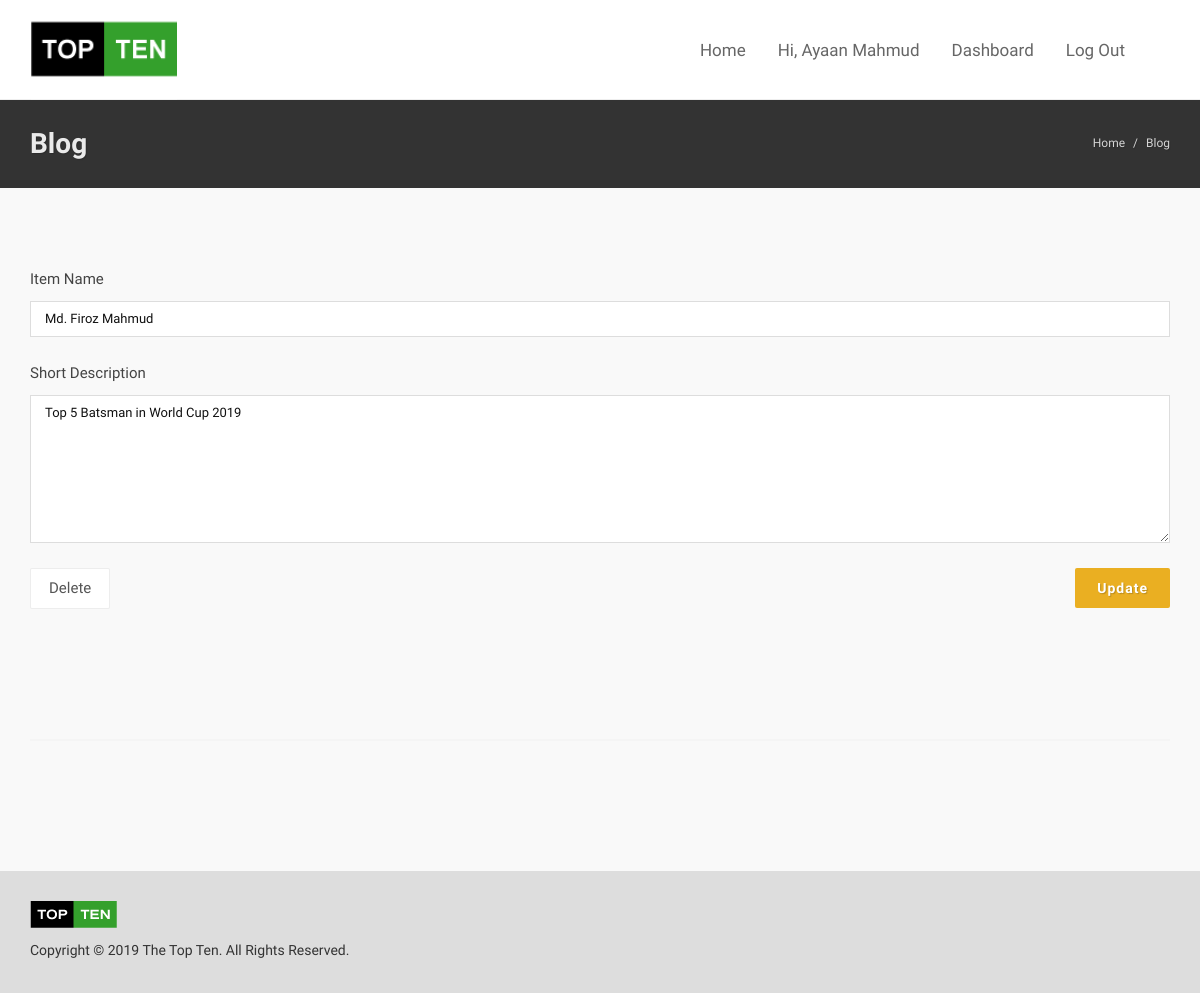
Page /update_item/23 (signed in) on the committed database.
### blog_app/models.py (models this page shows, shortened)
class Item(models.Model):
    post = models.ForeignKey("Post", on_delete=models.CASCADE, blank=True, null=True)
    item_title = models.CharField(max_length=250, verbose_name="Item Name")
    short_desc = RichTextField(verbose_name="Short Description")
    item_img = models.ImageField(upload_to='images/', null=True, blank=True)
    comments = models.ManyToManyField(User, related_name='comments', blank=True)
    mac_address = models.TextField(null=True)
    is_approved = models.BooleanField(editable=True, default=True)
    create_date = models.DateTimeField(auto_now_add=True, null=True)
    create_by = models.ForeignKey(User, editable=False, null=True, blank=True, on_delete=models.SET_NULL)
    update_date = models.DateTimeField(auto_now=True, null=True)

### config_app/models.py (models this page shows, shortened)
class SiteConfig(models.Model):
    site_logo = models.ImageField(upload_to='images/', null=True, blank=True)
    title = models.CharField(max_length=100, default="")
    meta_title = models.CharField(max_length=200, default="")
    meta_description = models.TextField(default="")
    meta_keyword = models.TextField(default="")
    email = models.CharField(max_length=100, default="")
    facebook_url = models.CharField(max_length=300, default="")
    twitter_url = models.CharField(max_length=300, default="")
    google_plus_url = models.CharField(max_length=300, default="")
    youtube_url = models.CharField(max_length=300, default="")
    copyrights = models.CharField(max_length=200)
    create_date = models.DateTimeField(auto_now_add=True, null=True)
    update_date = models.DateTimeField(auto_now=True, null=True)
    class Meta:
        verbose_name = 'Site Configuration'
        verbose_name_plural = 'Site Configuration'

### blog_app/views.py (the view, shortened to what this page needs)
# urls.py: path('update_item/<int:item_id>', UpdateItem.as_view(), name='update_item'),
class UpdateItem(View):
    template = 'blog_app/update_item.html'
    title = 'Update Item | Chocolat'
    def get(self, request, item_id=None):
        if item_id:
            item_id = int(item_id)
            try:
                item = Item.objects.get(Q(id=item_id) & Q(create_by=request.user)& Q(is_approved=False))
            except:
                item = None
                return HttpResponse("404 Error!")
            return render(request, self.template, context={'title': self.title, 'item': item})
        else:
            return render(request, self.template, context={'title': self.title})

### blog_app/context_processors.py (called while the page is built)
def sidebar_post(request):
    featured = Post.objects.filter(category__slug='featured').order_by("-create_date")[:5]
    popluar = Post.objects.all().order_by("-create_date")[:5]
    recent = Post.objects.all().order_by("-create_date")[:5]
    context = {
        'featured_posts': featured,
        'popluar_posts': popluar,
        'recent_posts': recent
    }
    return context

def site_setting(request):
    try:
        setting = SiteConfig.objects.all().order_by('-id')[0]
    except:
        setting = None
    context = {'setting': setting}
    return context

### blog_app/templates/blog_app/update_item.html (shortened to what this page needs)
{% extends 'blog_app/base.html' %}
{% load static %}
{% block page-title %}
    <section id="page-title" class="page-title-dark">
        <div class="container clearfix">
            <h1>Blog</h1>
            <ol class="breadcrumb">
                <li><a href="#">Home</a></li>
                <li><a href="#">Blog</a></li>
            </ol>
        </div>
    </section>
{% endblock page-title %}
{% block content %}
        <div class="entry clearfix">
            <div class="entry-content notopmargin">
                    <div class="col_full">
                        <div id="edit_item" class="clearfix">
                            <form class="clearfix" action="" method="post">
                                <div class="col_full">
                                    <label for="item_name">Item Name</label>
                                    <input type="text" name="item_name" id="item_name" value="{{ item.item_title }}" size="22" tabindex="1" class="sm-form-control">
                                </div>
                                <div class="col_full">
                                    <label for="short_desc">Short Description</label>
                                    <textarea name="short_desc" cols="58" id="short_desc" rows="7" tabindex="4" class="sm-form-control">{{ item.short_desc }}</textarea>
                                </div>
                                <div class="col_two_third nobottommargin">
                                    <a href="{% url 'blog_app:delete_item' item.id %}" class="btn button-light nomargin">Delete</a>
                                </div>
                                <div class="col_two_fourth nobottommargin" style="text-align:right;">
                                    <button name="submit" type="submit" id="submit-button" tabindex="5" value="Submit" class="btn button nomargin">Update</button>
                                </div>
                            </form>
                        </div>
                     </div>
            </div>
        </div>
{% endblock content %}

### blog_app/templates/blog_app/base.html (shortened to what this page needs)
<!DOCTYPE html>
{% load static %}
<html dir="ltr" lang="en-US">
<head>
    {% include 'blog_app/head.html' %}
</head>
<body class="stretched">
    <div id="wrapper" class="clearfix">
        {% include 'blog_app/header.html' %}
        {% block page-title %}
        {% endblock page-title %}
        <section id="content">
            <div class="content-wrap bgcolor-grey-light">
                <div class="container clearfix">
                        {% block content %}
                        {% endblock content %}
                </div>
            </div>
        </section>
<footer id="footer" class="footer">
    <div id="copyrights">
        <div class="container clearfix">
            <div class="col_half">
                <img src="{% static 'images/logo/footer-logo.png' %}" alt="" class="footer-logo standard-logo">
                {{ setting.copyrights }}
            </div>
            <div class="col_half col_last tright">
                <br>
                <div class="fright clearfix">
                    <a href="{{ setting.facebook_url }}" class="social-icon si-small si-borderless nobottommargin si-facebook">
                    </a>
                    <a href="{{ setting.twitter_url }}" class="social-icon si-small si-borderless nobottommargin si-twitter">
                    </a>
                    <a href="{{ setting.google_plus_url }}" class="social-icon si-small si-borderless nobottommargin si-gplus">
                    </a>
                    <a href="{{ setting.youtube_url }}" class="social-icon si-small si-borderless nobottommargin si-youtube">
                    </a>
                </div>
            </div>
        </div>
    </div>
</footer>
    </div>
</body>
</html>

### blog_app/templates/blog_app/header.html (shortened to what this page needs)
{% load static %}
<header id="header" class="full-header">
    <div id="header-wrap">
        <div class="container clearfix">
            <div id="logo">
                <a href="/" class="standard-logo" data-dark-logo="{% static 'images/logo/logo-dark.png' %}"><img src="{% static 'images/logo/logo.png' %}" alt="Top Ten Logo"></a>
            </div>
            <nav id="primary-menu">
                {% with request.resolver_match.url_name as url_name %}
                <ul>
                    <li class="{% if url_name == 'index' %}current{% endif %}"><a href="/"><div>Home</div></a></li>
                    {% if user.is_authenticated %}
                    <li><a href="#">Hi, {{user.first_name}} {{user.last_name}}</a></li>
                    <li class="{% if url_name == 'dashboard' %}current{% endif %}"><a href="{% url 'users_app:dashboard' %}"><div>Dashboard</div></a></li>
                    <li class="{% if url_name == 'registration' %}current{% endif %}"><a href="{% url 'logout' %}"><div>Log Out</div></a></li>
                    {% else %}
                    <li class="{% if url_name == 'login' %}current{% endif %}"><a href="{% url 'login' %}"><div>Log In</div></a></li>
                    <li class="{% if url_name == 'registration' %}current{% endif %}"><a href="{% url 'registration' %}"><div>Join</div></a></li>
                    {% endif %}
                </ul>
                {% endwith %}
            </nav>
        </div>
    </div>
</header>

### rows in the picture
Item: item_name "Md. Firoz Mahmud", short_desc "Top 5 Batsman in World Cup 2019"
SiteConfig: copyrights "Copyright © 2019 The Top Ten. All Rights Reserved."

### other values in the picture
{{ user.first_name }} "Ayaan"
{{ user.last_name }} "Mahmud"
